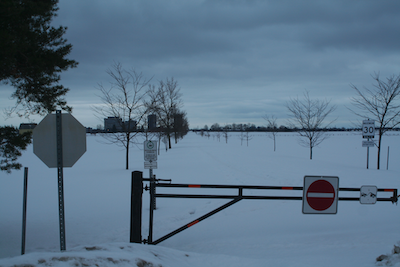
#> input picture examples/landscape.png, 400 x 267 px
$ python wfc.py
#> lines starting #> are read from the running program, lines starting #| are printed output that depends on the picture; after the words box and inside, x2 and y2 are one past the last pixel; in counts of white or black regions, pixels touching at a corner belong together
#!/usr/bin/env python3

import matplotlib.pyplot as plt
import matplotlib.image as mpimg
import numpy as np
from collections import Counter
import math

UP = (0, -1)
LEFT = (-1, 0)
DOWN = (0, 1)
RIGHT = (1, 0)
DIRS = [UP, DOWN, LEFT, RIGHT]

class TrainingData:
    def __init__(self, data):
        self.data = data

    def check(self, a, b, direction):
        return (a, b, direction) in self.data

class WFC:
    def __init__(self, img, ignore):
        self.remaining_set = set(ignore)
        self.filled = []
        self.result = np.copy(img)
        for x, y in ignore:
            for channel in range(3):
                self.result[y][x][channel] = 0

        ignore_set = set(ignore)

        print("Computing training relationships")
        # Construct set of possible pixel relationships
        data = set()
        for y in range(1, img.shape[0] - 1):
            for x in range(1, img.shape[1] - 1):
                for off_x, off_y in DIRS:
                    if (x, y) in ignore_set:
                        continue
                    if (x+off_x, y+off_y) in ignore_set:
                        continue

                    # Get pixels at the current location and off to the side
                    a = (img[y][x][0], img[y][x][1], img[y][x][2])
                    b = (img[y+off_y][x+off_x][0], img[y+off_y][x+off_x][1], img[y+off_y][x+off_x][2])

                    # Record the occurrence of this relationship
                    data.add((a, b, (off_x, off_y)))
                    data.add((b, a, (-off_x, -off_y)))

        self.training_data = TrainingData(data)

        # Construct distribution of pixel values
        print("Computing distributions")
        all_pixels = []
        for y in range(img.shape[0]):
            for x in range(img.shape[1]):
                if (x, y) in self.remaining_set:
                    continue
                all_pixels.append((img[y][x][0], img[y][x][1], img[y][x][2]))
        pixel_counts = Counter(all_pixels)
        total = sum([ pixel_counts[p] for p in pixel_counts.elements() ])

        self.probabilities = dict( (p, pixel_counts[p] / total) for p in pixel_counts.elements() )

        print("Computing initial entropies")
        self.remaining_entropy = dict( (pixel, self.entropy(pixel)) for pixel in self.remaining_set )

        print("Completed initialization")

    def fill(self):
        print("Filling")
        while len(self.remaining_set) > 0:
            print(f"{len(self.remaining_set)} remaining")
            self.collapse_one()
            if len(self.remaining_set) % 100 == 0:
                print(len(self.remaining_set))
                plt.imshow(self.result)
                plt.show()


        return self.result

    def collapse_one(self):
        pixel = min(self.remaining_entropy, key=self.remaining_entropy.get)

        self.remaining_set.remove(pixel)
        self.remaining_entropy.pop(pixel)
        self.filled.append(pixel)

        options = self.options(pixel)

        if len(options) > 0:
            distribution = [ self.probabilities[option] for option in options ]
            total = sum(distribution)
            distribution = np.multiply(distribution, 1/total)
            collapsed = options[np.random.choice(range(len(options)), p=distribution)]
            print(f"Collapsed {pixel} to value {collapsed}")
            for channel in range(3):
                self.result[pixel[1]][pixel[0]][channel] = collapsed[channel]
            self.result[pixel[1]][pixel[0]][3] = 1

            self.update_entropies_around(pixel)
        else:
            # TODO try backtracking
            raise ValueError("Ran out of options to collapse!")

    def update_entropies_around(self, pixel):
        x, y = pixel
        for off_x, off_y in DIRS:
            if y + off_y < 0 or y + off_y >= self.result.shape[0]:
                continue
            if x + off_x < 0 or x + off_x >= self.result.shape[1]:
                continue
            neighbour = (x + off_x, y + off_y)
            if neighbour in self.remaining_entropy:
                self.remaining_entropy[neighbour] = self.entropy(neighbour)

    def entropy(self, pixel):
        options = self.options(pixel)

        if len(options) == 0:
            return math.inf

        total_weight = 0
        total_weighted_logs = 0
        for option in options:
            weight = self.probabilities[option]
            total_weight += weight
            total_weighted_logs += weight * math.log2(weight)

        return math.log2(total_weight) - (total_weighted_logs / total_weight)

    def options(self, pixel):
        o = [ value for value in self.probabilities.keys() if self.is_option(pixel, value) ]
        return o

    def is_option(self, pixel, value):
        num_ok = 0
        x, y = pixel
        for off_x, off_y in DIRS:
            if y + off_y < 0 or y + off_y >= self.result.shape[0]:
                continue
            if x + off_x < 0 or x + off_x >= self.result.shape[1]:
                continue
            if (x + off_x, y + off_y) in self.remaining_set:
                continue

            pixel = self.result[y+off_y][x+off_x]
            neighbour = (pixel[0], pixel[1], pixel[2])

            if not self.training_data.check(value, neighbour, (off_x, off_y)):
                return False

            num_ok += 1
        return num_ok > 0


img = mpimg.imread("examples/landscape.png")
#> img is the input picture: shape (267, 400, 4) float32; mean R, G, B, A 0.355, 0.449, 0.529, 1
img = np.multiply(np.round(np.multiply(img, 10)), 1/10)
imgplot = plt.imshow(img)
plt.show()

to_fill = []
for x in range(255, 283):
    for y in range(101, 154):
        to_fill.append((x, y))
filled = WFC(img, to_fill).fill()
#> after the loop in __init__, `for x, y in ignore:`:
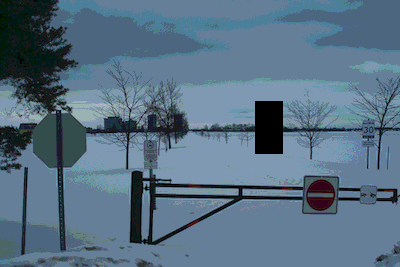
#> self.result: shape (267, 400, 4) float32; mean R, G, B, A 0.347, 0.442, 0.52, 1
#> after the loop in __init__, `for y in range(1, img.shape[0] - 1):`: data = 3920 items
#> after the loop in __init__, `for y in range(img.shape[0]):`: all_pixels = 105316 items
#> in __init__, `pixel_counts = Counter(all_pixels)`: pixel_counts = 64 items
#> in __init__, `total = sum([ pixel_counts[p] for p in pixel_counts.elements() ])`: total = 2324795162
#> in __init__, `self.probabilities = dict( (p, pixel_counts[p] / total) for p in pixel..`: self.probabilities = 64 items
#> the loop in is_option, `for off_x, off_y in DIRS:` made 2 passes
#> pixel on pass 2: [0.5, 0.6, 0.7, 1]
#> after the loop in is_option, `for off_x, off_y in DIRS:`: num_ok = 0
#> in options, `o = [ value for value in self.probabilities.keys() if self.is_option(p..`: o = 25 items, first 6: (0.3, 0.3, 0.4), (0.4, 0.5, 0.5), (0.4, 0.5, 0.6), (0.3, 0.5, 0.5), (0.3, 0.4, 0.5), (0.2, 0.3, 0.4)
#> in entropy, `options = self.options(pixel)`: options has the same summary as o in options
#> the loop in entropy, `for option in options:` made 25 passes
#> (option, weight, total_weight, total_weighted_logs) on passes 2 to 13: ((0.4, 0.5, 0.5), 6.08e-07, 1.09e-06, -2.27e-05), ((0.4, 0.5, 0.6), 1.86e-05, 1.97e-05, -0.000315), ((0.3, 0.5, 0.5), 3.58e-07, 2.01e-05, -0.000323), ((0.3, 0.4, 0.5), 5.39e-06, 2.54e-05, -0.000417), ((0.2, 0.3, 0.4), 2.91e-07, 2.57e-05, -0.000423), ((0.2, 0.3, 0.3), 1.28e-06, 2.7e-05, -0.000448), ((0.3, 0.4, 0.4), 6.95e-07, 2.77e-05, -0.000463), ((0.4, 0.6, 0.6), 8.15e-07, 2.85e-05, -0.000479), ((0.5, 0.6, 0.7), 6.48e-06, 3.5e-05, -0.000591), ((0.4, 0.6, 0.7), 6.39e-07, 3.56e-05, -0.000604), ((0.5, 0.6, 0.6), 7.26e-07, 3.64e-05, -0.000619), ((0.4, 0.4, 0.5), 3.7e-07, 3.67e-05, -0.000627)
#> (option, total_weight, total_weighted_logs) on pass 1: ((0.3, 0.3, 0.4), 4.85e-07, -1.02e-05)
#> after the loop in entropy, `for option in options:`: total_weight = 3.77e-05; total_weighted_logs = -0.000647
#> in collapse_one, `distribution = [ self.probabilities[option] for option in options ]`: distribution = [1.67e-06, 9.63e-07, 4.74e-07, 6.19e-07, 9.08e-08, 4.57e-07, 2.84e-07, 4.85e-07, 6.08e-07, 1.86e-05, 3.58e-07, 5.39e-06, 2.91e-07, 1.89e-08, 1.28e-06, 6.95e-07, 3.81e-07, 1.38e-08, 9.03e-09, 1.2e-08, 5.08e-08, 3.7e-07, 1e-07, 1.55e-08]
#> in collapse_one, `total = sum(distribution)`: total = 3.32e-05
#> in collapse_one, `distribution = np.multiply(distribution, 1/total)`: distribution = 24 values, max 0.56 at index 9, min 0.000272 at index 18, mean 0.0417
#> in collapse_one, `collapsed = options[np.random.choice(range(len(options)), p=distributi..`: collapsed = (0.4, 0.5, 0.6)
#| Collapsed (282, 130) to value (0.4, 0.5, 0.6)
#> after the loop in collapse_one, `for channel in range(3):`: self.result: shape (267, 400, 4) float32; under 0.01% of pixels changed, all inside (x1, y1, x2, y2) = (282, 130, 283, 131)
#> the loop in update_entropies_around, `for off_x, off_y in DIRS:` made 4 passes
filledplot = plt.imshow(filled)

plt.show()
